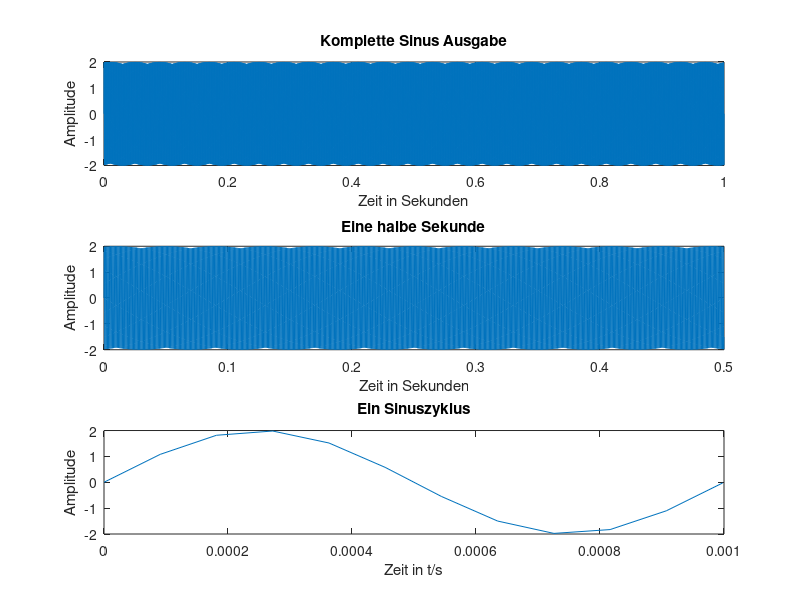

Here is the MATLAB script that generated this plot:
% Einführung in Matlab – Programmieren eines Sinussignals
%
% Fabian Andresen und Johannes Bluhm 11.11.2020
%
% MATLAB R2019b
%
% Dieses Programm generiert ein Sinussignal, grafisch und hörbar
%
% Abgabe Donnerstag, 12.11.2020

clc;       % Kommandofenster bereinigen
clear;     % Variablen bereinigen
close all; % Alles schließen

% Parameter
fa = 11025; % Abtastrate
f = 1000;   % Signalfrequenz
td = 2;     % Signaldauer
a = 2;      % Amplitude (Lautstärke)

% Berechnung
t = 1/fa;          % Abtastperiode
tVec = 0 : t : td - 1; % Zeitvektor
sinVec = a * sin(2 * pi * f * tVec); % Sinusformel

% Aufgabe 2.2 Signal mit sound Befehl ausgeben
%sound (sinVec, 4000);
%sound (sinVec);
%sound (sinVec, fa);
%sound (sinVec, 2 * fa);

% Aufgabe 2.3
% Komplette 2 Sekunden Ausgabe
figure(1) % Fenster
subplot(3, 1, 1) % Graphenanordnung
plot(tVec, sinVec); % Sinus wird erzeugt im Fenster
xlabel('Zeit in Sekunden'); % x-Achse wird beschriftet
ylabel('Amplitude'); % y-Achse wird beschriftet
title('Komplette Sinus Ausgabe'); % Titel des Graphs

% Aufgabe 2.4
% Halbe Sekunde
subplot(3, 1, 2) % Graphenanordnung
plot(tVec(ceil(1:td*fa/4)), sinVec(ceil(1:td*fa/4))); % Sinus wird erzeugt im Fenster
xlabel('Zeit in Sekunden'); % x-Achse wird beschriftet
ylabel('Amplitude'); % y-Achse wird beschriftet
title('Eine halbe Sekunde'); % Titel des Graphs

% Ein Sinuszyklus
subplot(3, 1, 3) % Graphenanordnung
plot(tVec(1:ceil(fa/f)), sinVec(1:ceil(fa/f))); % Sinus wird erzeugt im Fenster
xlabel('Zeit in t/s'); % x-Achse wird beschriftet
ylabel('Amplitude'); % y-Achse wird beschriftet
title('Ein Sinuszyklus'); % Titel des Graphs
